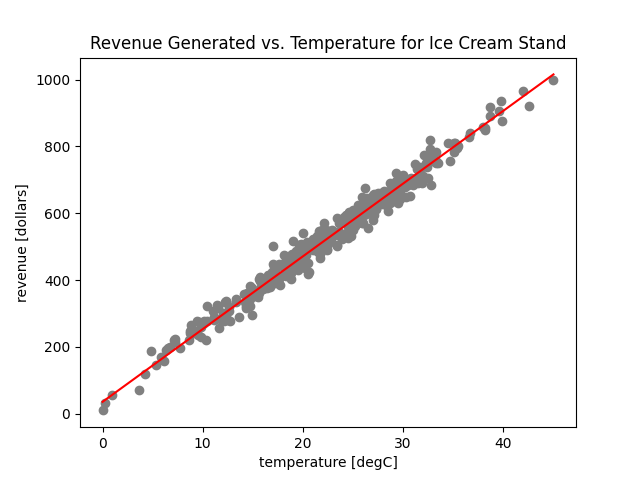

This chart was generated by the following Python code:
import matplotlib.pyplot as plt
import tensorflow as tf
import pandas as pd
from sklearn.model_selection import train_test_split

# train a neuronal network with single neuron -> linear.
# make predictions about linear correlation between temperature and ice cream revenue

IceCream = pd.read_csv("IceCreamData.csv")

x_values = IceCream[["Temperature"]]
y_values = IceCream["Revenue"]

x_train, x_test, y_train, y_test = train_test_split(x_values, y_values, test_size=0.25)

model = tf.keras.Sequential()
model.add(tf.keras.layers.Dense(units=1))

model.compile(optimizer=tf.keras.optimizers.Adam(0.5), loss='mean_squared_error')
epochs_hist = model.fit(x_train, y_train, epochs = 100)

x_calculate = [0, 5, 10, 15, 20, 25, 30, 35, 40, 45]
y_prediction = []
for temperatur in x_calculate:
    prediction = model.predict([temperatur])
    y_prediction.append(prediction[0])

plt.scatter(x_train, y_train, color="grey")
plt.plot(x_calculate, y_prediction, color="red")
plt.xlabel("temperature [degC]")
plt.ylabel("revenue [dollars]")
plt.title('Revenue Generated vs. Temperature for Ice Cream Stand')
plt.savefig("./img/linear_regression_keras")
plt.show()